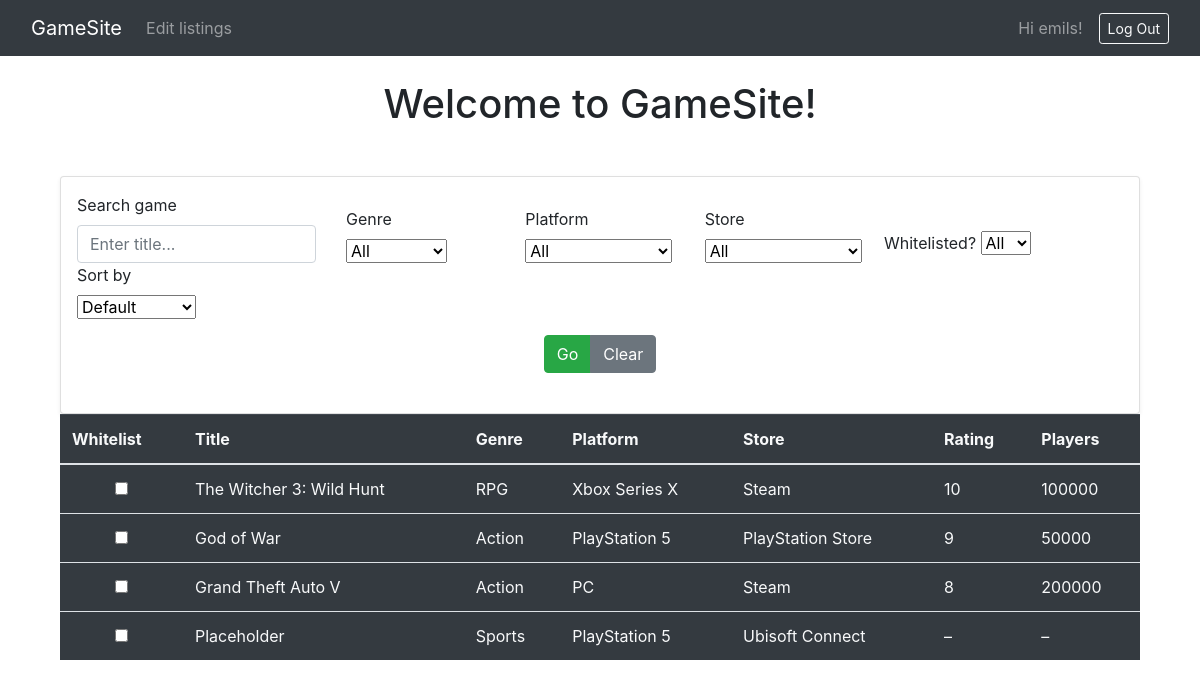
/ (signed in), run on an earlier commit of the app's database.
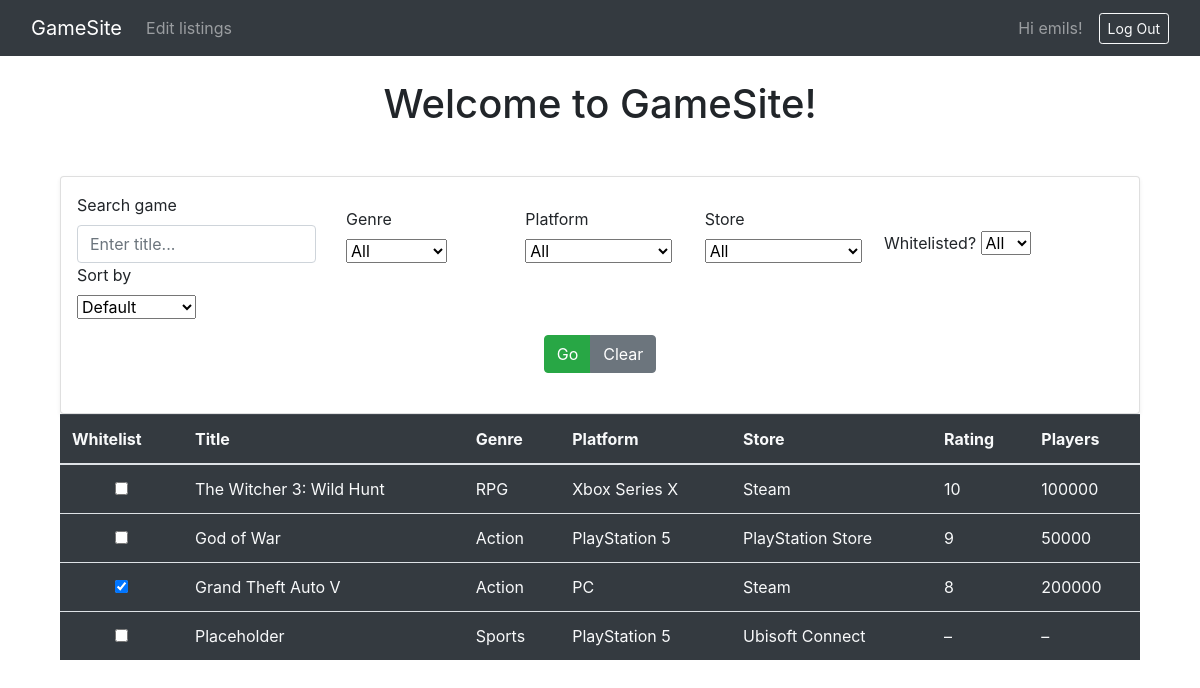
And on a later commit of the database.
### game_site/models.py (models this page shows, shortened)
class CustomUser(AbstractUser):
    USER_TYPE_CHOICES = (
        ("gamer", "Gamer"),
        ("dev", "Developer"),
    )
    user_type = models.CharField(
        max_length=5,
        choices=USER_TYPE_CHOICES,
        default="dev",
    )
    whitelisted_games = models.ManyToManyField(
        "Game",
        related_name="whitelisted_by",
        blank=True,
        help_text="Games this user has marked as ‘whitelisted’ (favorite).",
    )

class Game(models.Model):
    game_name = models.CharField(max_length=30)
    genre = models.ForeignKey(Genre, on_delete=models.CASCADE)
    platform = models.ForeignKey(Platform, on_delete=models.CASCADE)
    store = models.ForeignKey(Store, on_delete=models.CASCADE)
    size = models.ForeignKey(Size, on_delete=models.SET_NULL, null=True)
    developer = models.ForeignKey(Developer, on_delete=models.SET_NULL, null=True)
    publisher = models.ForeignKey(Publisher, on_delete=models.SET_NULL, null=True)
    dlc = models.ForeignKey(DLC, on_delete=models.SET_NULL, null=True, blank=True)
    game_mode = models.ForeignKey(GameMode, on_delete=models.SET_NULL, null=True)
    license = models.ForeignKey(License, on_delete=models.SET_NULL, null=True)
    system_requirements = models.ForeignKey(SystemRequirement, on_delete=models.SET_NULL, null=True)
    review = models.ForeignKey(Review, on_delete=models.SET_NULL, null=True, blank=True)
    multimedia = models.ForeignKey(Multimedia, on_delete=models.SET_NULL, null=True, blank=True)
    status = models.ForeignKey(Status, on_delete=models.SET_NULL, null=True)
    sales_history = models.ForeignKey(SalesHistory, on_delete=models.SET_NULL, null=True, blank=True)
    game_log = models.ForeignKey(GameLog, on_delete=models.SET_NULL, null=True, blank=True)
    rating = models.ForeignKey(Rating, on_delete=models.SET_NULL, null=True)
    online_status = models.ForeignKey(OnlineStatus, on_delete=models.SET_NULL, null=True, blank=True)
    award = models.ForeignKey(Award, on_delete=models.SET_NULL, null=True, blank=True)
    language = models.ForeignKey(Language, on_delete=models.SET_NULL, null=True)

### game_site/views.py (the view)
# urls.py: path("", views.games_view_main, name="home"),
def games_view_main(request):
    games_qs = Game.objects.select_related(
        "genre", "platform", "store", "rating", "online_status"
    ).all()
    search_term = request.GET.get("search", "").strip()
    genre_filter = request.GET.get("genre", "")
    platform_filter = request.GET.get("platform", "")
    store_filter = request.GET.get("store", "")
    whitelisted = request.GET.get("whitelisted")
    sort_by = request.GET.get("sort", "")
    if search_term:
        games_qs = games_qs.filter(game_name__icontains=search_term)
    if genre_filter:
        games_qs = games_qs.filter(genre_id=genre_filter)
    if platform_filter:
        games_qs = games_qs.filter(platform_id=platform_filter)
    if store_filter:
        games_qs = games_qs.filter(store_id=store_filter)
    if whitelisted == "yes":
        games_qs = games_qs.filter(whitelisted_by=request.user)
    elif whitelisted == "no":
        games_qs = games_qs.exclude(whitelisted_by=request.user)
    if sort_by == "name":
        games_qs = games_qs.order_by("game_name")
    elif sort_by == "rating":
        games_qs = games_qs.order_by("-review__rating")
    elif sort_by == "players":
        games_qs = games_qs.order_by("-online_status__active_players")
    context = {
        "games": games_qs,
        "genres": Genre.objects.all(),
        "platforms": Platform.objects.all(),
        "stores": Store.objects.all(),
        "search": search_term,
        "selected_genre": genre_filter,
        "selected_platform": platform_filter,
        "selected_store": store_filter,
        "sort_by": sort_by,
        "whitelisted": whitelisted,
    }
    return render(request, "home.html", context)

### game_site/models.py (called while the page is built)
    def __str__(self):
        return self.Genre_Name

    def __str__(self):
        return self.Platform_Name

    def __str__(self):
        return self.Store_Name

### game_site/templates/home.html (shortened to what this page needs)
{% extends "base.html" %}
{% block content %}
<h1 class="text-center mt-4">Welcome to GameSite!</h1>
<div class="container mt-5">
  <form method="get" class="card p-3 shadow-sm">
    <div class="row g-3 align-items-end">
      <div class="col-md-3">
        <label class="form-label">Search game</label>
        <input
          name="search"
          type="text"
          class="form-control"
          value="{{ search }}"
          placeholder="Enter title..."
        />
      </div>
      <div class="col-md-2">
        <label class="form-label">Genre</label>
        <select name="genre" class="form-select">
          <option value="">All</option>
        </select>
      </div>
      <div class="col-md-2">
        <label class="form-label">Platform</label>
        <select name="platform" class="form-select">
          <option value="">All</option>
        </select>
      </div>
      <div class="col-md-2">
        <label class="form-label">Store</label>
        <select name="store" class="form-select">
          <option value="">All</option>
        </select>
      </div>
		  {% if user.is_authenticated %}
	<div class="col-md-2">
		<label class="form-label">Whitelisted?</label>
		<select name="whitelisted" class="form-select">
			<option value="">All</option>
		</select>
	</div>
	{% endif %}
      <div class="col-md-2">
        <label class="form-label">Sort by</label>
        <select name="sort" class="form-select">
          <option value="">Default</option>
        </select>
      </div>
     <div class="col-12 d-flex justify-content-center mt-3 mb-4">
    <div class="btn-group gap-2" role="group">
        <button class="btn btn-success" type="submit">Go</button>
        <a href="{% url 'home' %}" class="btn btn-secondary">Clear</a>
    </div>
</div>
    </div>
  </form>
  <table class="table table-hover align-middle text-light bg-dark">
    <thead class="table-dark">
      <tr>
	  {% if user.is_authenticated %}
	    <th>Whitelist</th>
		{% endif %}
        <th>Title</th>
        <th>Genre</th>
        <th>Platform</th>
        <th>Store</th>
        <th>Rating</th>
        <th>Players</th>
      </tr>
    </thead>
    <tbody>
      {% for game in games %}
      <tr class="game-row" data-id="{{ game.id }}" style="cursor: pointer;">
	{% if user.is_authenticated %}
    <td class="align-middle text-center">
        <form method="post" action="{% url 'toggle_whitelist' game.id %}">
            <input type="checkbox"
                   name="whitelist"
                   onchange="this.form.submit()"
                   {% if game in request.user.whitelisted_games.all %}checked{% endif %}>
        </form>
    </td>
	{% endif %}
    <td>{{ game.game_name }}</td>
    <td>{{ game.genre }}</td>
    <td>{{ game.platform }}</td>
    <td>{{ game.store }}</td>
    <td>{{ game.review.rating|default:"–" }}</td>
    <td>{{ game.online_status.active_players|default:"–" }}</td>
</tr>
      {% empty %}
      <tr><td colspan="6" class="text-center text-muted">No games found</td></tr>
      {% endfor %}
    </tbody>
  </table>
</div>
{% endblock %}

### game_site/templates/Navbar/_navbar.html (shortened to what this page needs)
<nav class="navbar navbar-expand-lg navbar-dark bg-dark w-100">
    <div class="container-fluid">
        <a class="navbar-brand" href="/">GameSite</a>
        <div class="collapse navbar-collapse" id="navbarNav">
            <ul class="navbar-nav">
                {% if user.is_authenticated and user.user_type == "dev" %}
                    <li class="nav-item"><a class="nav-link" href="{% url 'games' %}">Edit listings</a></li>
                {% endif %}
            </ul>
            <div class="ml-auto d-flex align-items-center">
                {% if user.is_authenticated %}
                    <span class="navbar-text me-2">Hi {{ user.username }}!&emsp;</span>
                    <form action="{% url 'logout' %}" method="post" class="d-inline">
                        <button type="submit" class="btn btn-outline-light btn-sm">Log Out</button>
                    </form>
                {% else %}
                    <a href="{% url 'login' %}" class="btn btn-outline-light btn-sm">Log In</a>
                {% endif %}
            </div>
        </div>
    </div>
</nav>

What changed in the data, as far as the page shows it:
changed CustomUser "emils": whitelist "☐" → "☑"
